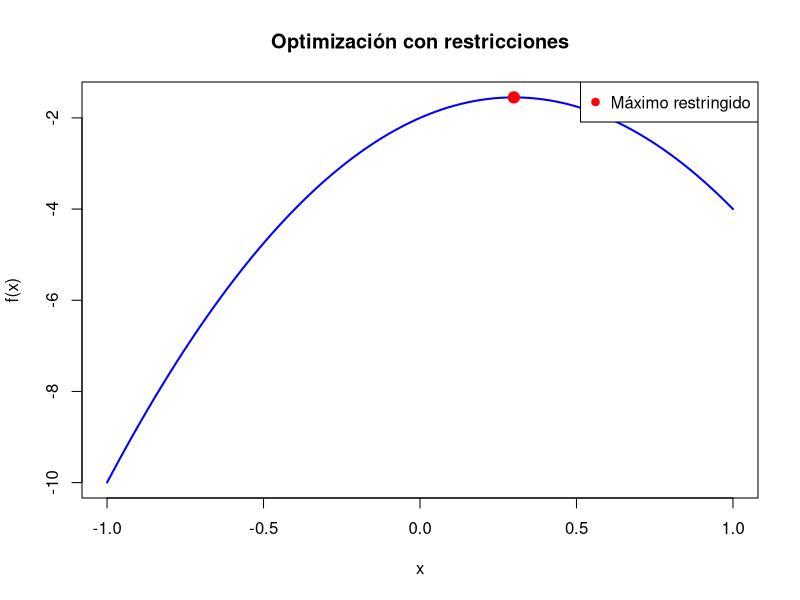

Recreate this plot in R.
# Definir la función f(x)
f <- function(x) {
  return(-5 * x^2 + 3 * x - 2)
}

# Usar optim para encontrar el máximo con restricciones usando L-BFGS-B
result_max <- optim(par = 0,                        # Punto inicial
                    fn = function(x) -f(x),         # Negar f(x) para maximizar
                    method = "L-BFGS-B",            # Método con restricciones
                    lower = -0.5,                   # Límite inferior
                    upper = 0.5)                    # Límite superior

# Mostrar el resultado
cat("Máximo encontrado en x =", result_max$par, "\n")
cat("Valor máximo de f(x) =", f(result_max$par), "\n")

# Graficar la función y el punto óptimo
x_vals <- seq(-1, 1, length.out = 100)
y_vals <- f(x_vals)

plot(x_vals, y_vals, type = "l", col = "blue", lwd = 2,
     main = "Optimización con restricciones",
     xlab = "x", ylab = "f(x)")

points(result_max$par, f(result_max$par), col = "red", pch = 19, cex = 1.5)
legend("topright", legend = "Máximo restringido", col = "red", pch = 19)
